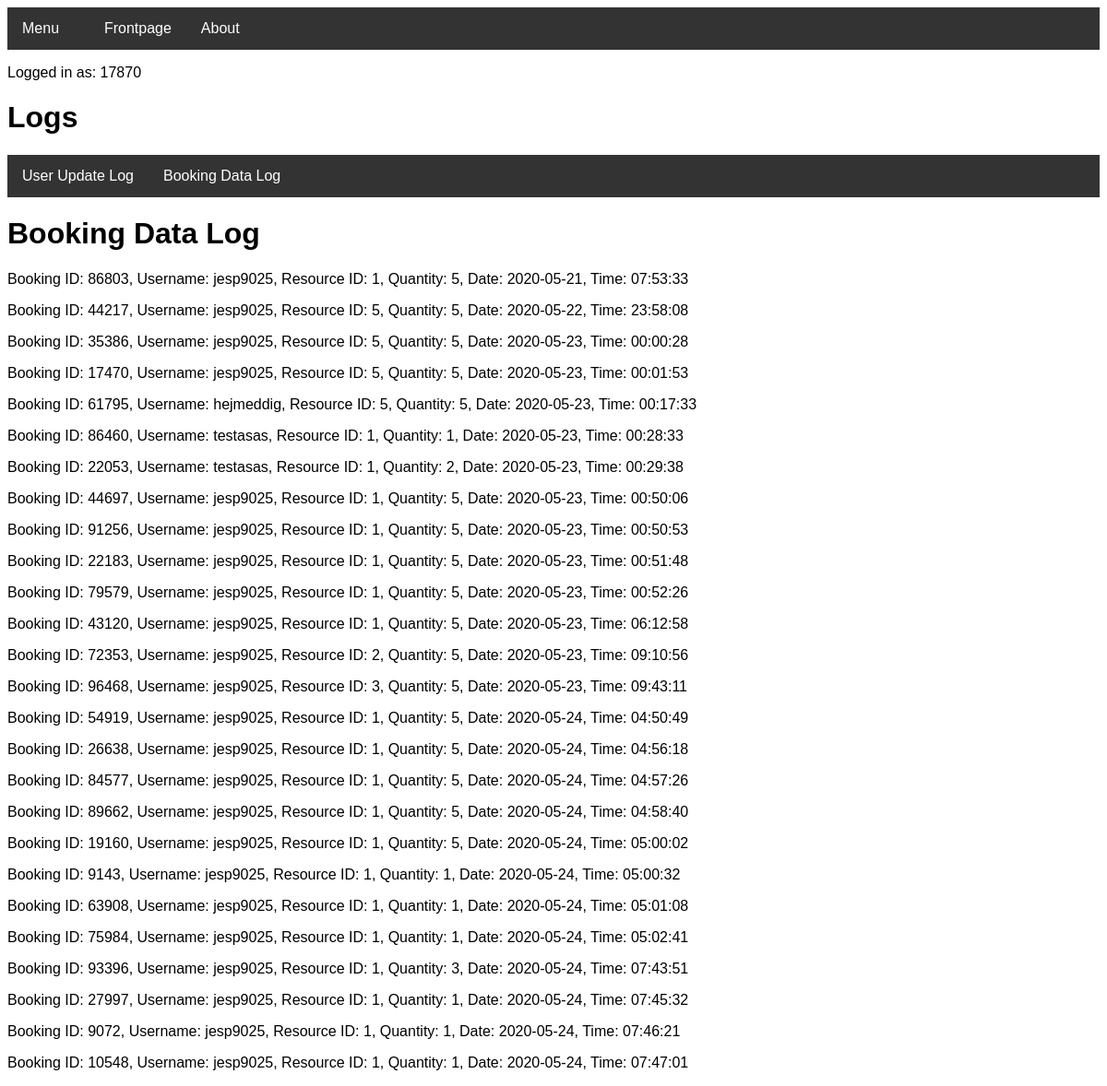
The page /bookingdatalog (signed in) on the database as committed earlier.
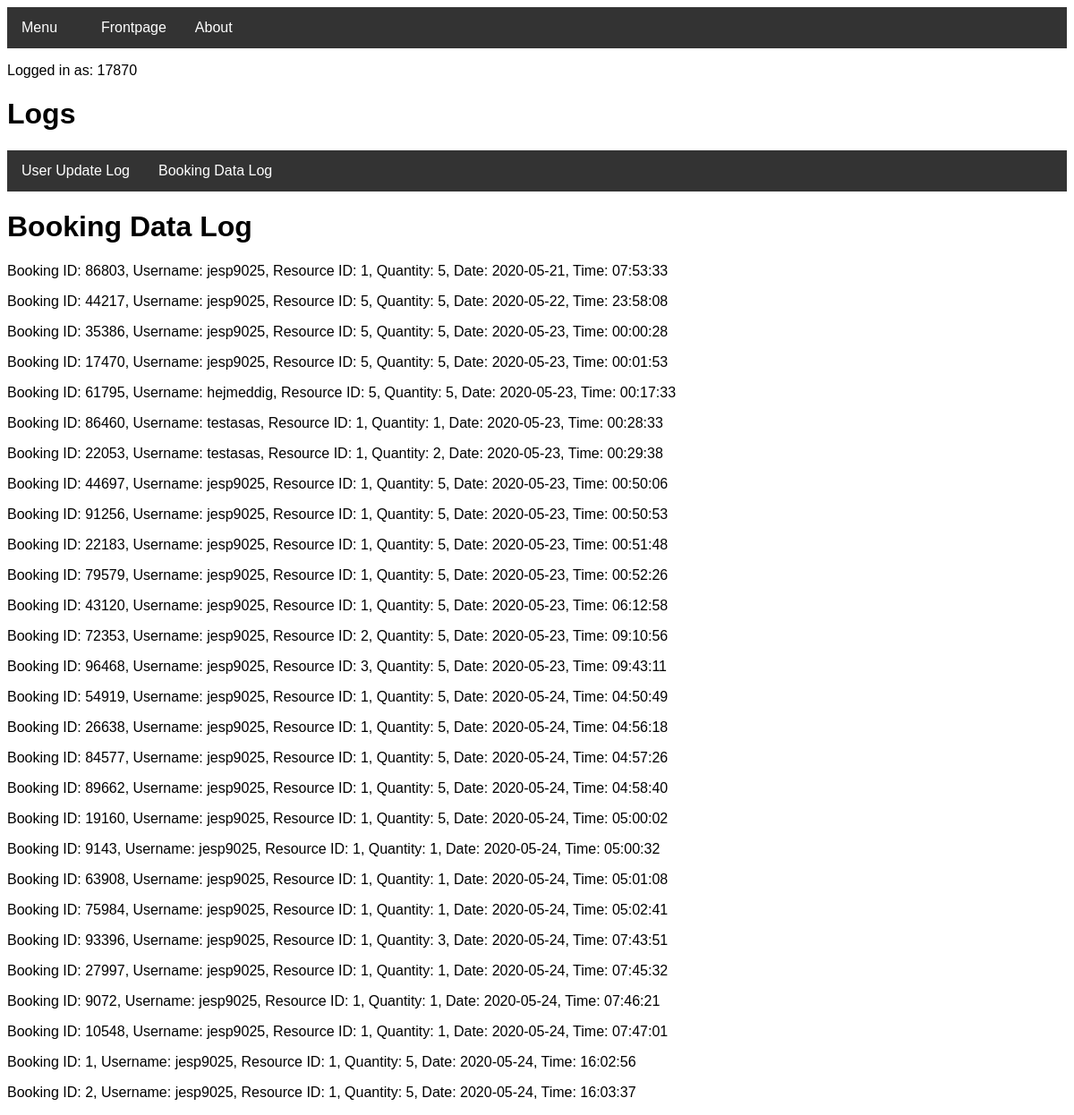
The same page on the database as committed later.
### tables this page shows
CREATE TABLE BookingData (bookingdata_booking_id INTEGER, bookingdata_username STRING, bookingdata_resource_id INTEGER, bookingdata_resource_quantity INTEGER, bookingdata_start DATE, bookingdata_time TIME);

### routes.py (the view)
@app.route("/bookingdatalog")
def bookingdatalog():
    if "name" not in session:
        return redirect(url_for("login"))
    if user.checkIfAdmin(session['name']) == False:
        return redirect(url_for("denied"))
    lst = bookingData.readBookingData()
    return render_template("bookingdatalog.html", data=lst, username=session['name'])

### Project.py (called while the page is built)
    def readBookingData(self):
        try:
            c = self.conn.cursor()
            c.execute("SELECT 'Booking ID:', bookingdata_booking_id, 'Username:', bookingdata_username, 'Resource ID:', bookingdata_resource_id, 'Quantity:', bookingdata_resource_quantity, 'Date:', bookingdata_start, 'Time:', bookingdata_time FROM BookingData")
            lst = c.fetchall()
            c.close
            return lst
        except sqlite3.Error as e:
            return "An error occurred:", e.args[0]

    def checkIfAdmin(self, username):
        try:
            c = self.conn.cursor()
            c.execute("SELECT user_is_admin FROM User WHERE user_username = '{}'".format(username))
            lst = c.fetchall()
            toList = functools.reduce(operator.add, (lst))
            for item in toList:
                if item == "True":
                    return True
            return False
        except TypeError:
            pass

### templates/bookingdatalog.html (shortened to what this page needs)
<!DOCTYPE html>
<head>
<link rel="stylesheet" href="../static/theme.css">
<link rel="stylesheet" type="text/css" href="../static/barstyle.css" title="style"/>
<link rel="stylesheet" type="text/css" href="../static/errorstyle.css" title="style"/>
</head>
<body>
<div class="navbar">
  <div class="dropdown">
    <button class="dropbtn">Menu
      <i class="fa fa-caret-down"></i>
    </button>
  </div>
  <a href="welcome">Frontpage</a>
  <a href="about">About</a>
</div>
</body>
<p>Logged in as: {{ username }}</p>
<h1>Logs</h1>
<div class="container">
    <div class="navbar">
        <a href="userdatalog">User Update Log</a>
        <a href="bookingdatalog">Booking Data Log</a>
    </div>
    <h1>Booking Data Log</h1>
</div>
<body>
    {%for value in data%}
     <p>{{value | replace("(", "") | replace(")", "") | replace(":", "=") | replace("'", "") | replace("=,", ":") | replace("=", ":")}}</p>
    {%endfor%}
   </body>

### static/barstyle.css (style rules this page uses)
body { font-family: Arial, Helvetica, sans-serif; }
.navbar { overflow: hidden; background-color: #333; }
.navbar a { float: left; font-size: 16px; color: white; text-align: center; padding: 14px 16px; text-decoration: none; }
.dropdown { float: left; overflow: hidden; }
.dropdown .dropbtn { font-size: 16px; border: none; outline: none; color: white; padding: 14px 16px; background-color: inherit; font-family: inherit; margin: 0; }

Rows that differ between the two databases and show on the page:
added BookingData: value "Booking ID: 1, Username: jesp9025, Resource ID: 1, Quantity: 5, Date: 2020-05-24, Time: 16:02:56"
added BookingData: value "Booking ID: 2, Username: jesp9025, Resource ID: 1, Quantity: 5, Date: 2020-05-24, Time: 16:03:37"
